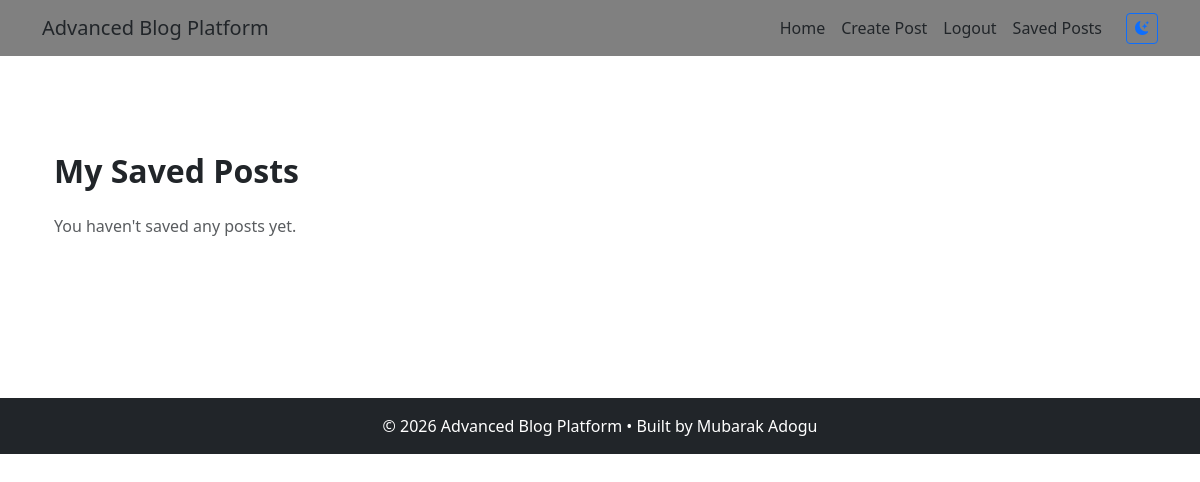
/saved-post/ (signed in), run on an earlier commit of the app's database.
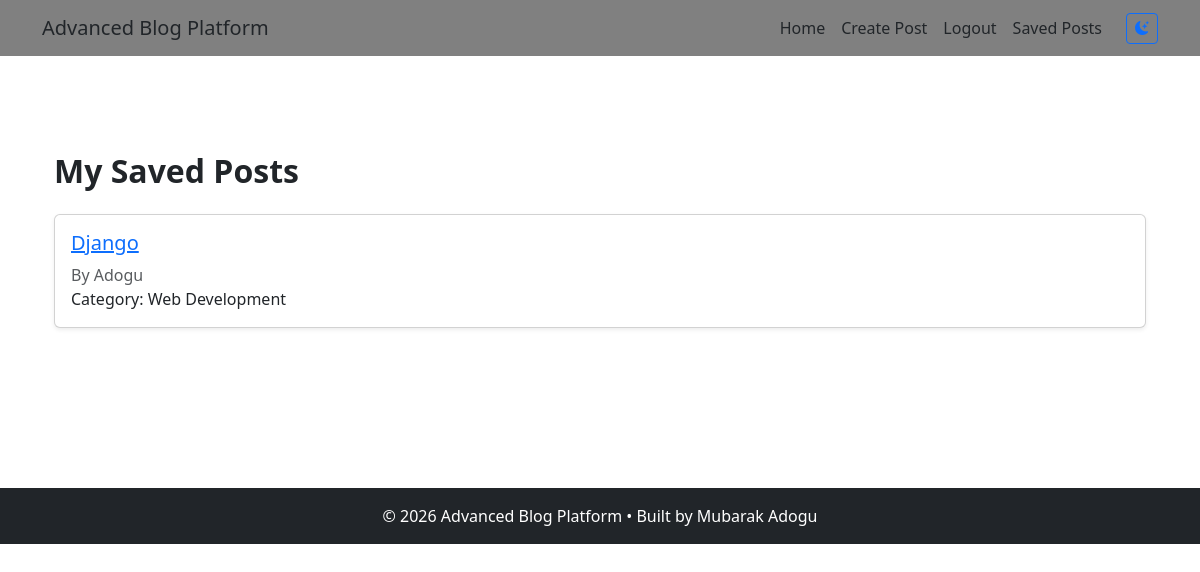
And on a later commit of the database.
### bookmarks/models.py (models this page shows, shortened)
class Bookmark(models.Model):
    user = models.ForeignKey(User, on_delete=models.CASCADE)
    post = models.ForeignKey(Post, on_delete=models.CASCADE)
    created_at = models.DateTimeField(auto_now_add=True)
    class Meta:
        constraints = [
            models.UniqueConstraint(
                fields=["user", "post"],
                name="unique_user_post_bookmark",
            )
        ]

### account/models.py (models this page shows, shortened)
class Post(models.Model):
    DRAFT = "draft"
    PUBLISHED = "published"
    STATUS_CHOICES = [
        (DRAFT, "Draft"),
        (PUBLISHED, "Published"),
    ]
    status = models.CharField(
        max_length=10,
        choices=STATUS_CHOICES,
        default=PUBLISHED,
    )
    author = models.ForeignKey(User, on_delete=models.CASCADE, related_name="posts")
    category = models.ForeignKey(
        Category, on_delete=models.CASCADE, related_name="posts"
    )
    tags = models.ManyToManyField(Tag, blank=True, related_name="posts")
    title = models.CharField(max_length=200)
    slug = models.SlugField(unique=True, editable=False)
    content = models.TextField()
    image = models.ImageField(upload_to="posts/", blank=True, null=True)
    created_at = models.DateTimeField(auto_now_add=True)
    updated_at = models.DateTimeField(auto_now=True)

class Category(models.Model):
    name = models.CharField(max_length=100, unique=True)
    slug = models.SlugField(unique=True)

### bookmarks/views.py (the view)
@login_required
def saved_posts(request):
    bookmarks = Bookmark.objects.filter(user=request.user).select_related(
        "post", "post__author", "post__category"
    )
    return render(
        request,
        "bookmarks/saved_posts.html",
        {"bookmarks": bookmarks},
    )

### bookmarks/templates/bookmarks/saved_posts.html (shortened to what this page needs)
{% extends "base.html" %}
{% block content %}
<div class="container py-5">
    <h2 class="fw-bold mb-4">My Saved Posts</h2>
    {% for bookmark in bookmarks %}
        <div class="card mb-3 shadow-sm">
            <div class="card-body">
                <h5 class="card-title">
                    <a href="{% url 'post_detail' bookmark.post.slug %}">
                        {{ bookmark.post.title }}
                    </a>
                </h5>
                <p class="text-muted mb-0">
                    By {{ bookmark.post.author.username }}
                </p>
                <p class="mb-0">
                    Category: {{ bookmark.post.category.name }}
                </p>
            </div>
        </div>
    {% empty %}
        <p class="text-muted">
            You haven't saved any posts yet.
        </p>
    {% endfor %}
</div>
{% endblock %}

What changed in the data, as far as the page shows it:
added Bookmark: post "Django", post.author.username "Adogu", post.category.name "Web Development"
Also different on the page:
text no longer shown: "You haven't saved any posts yet."
